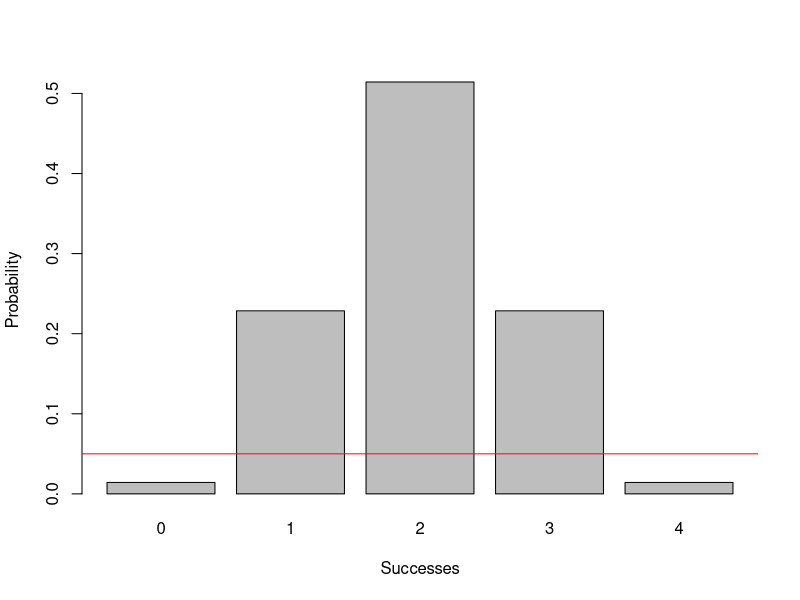
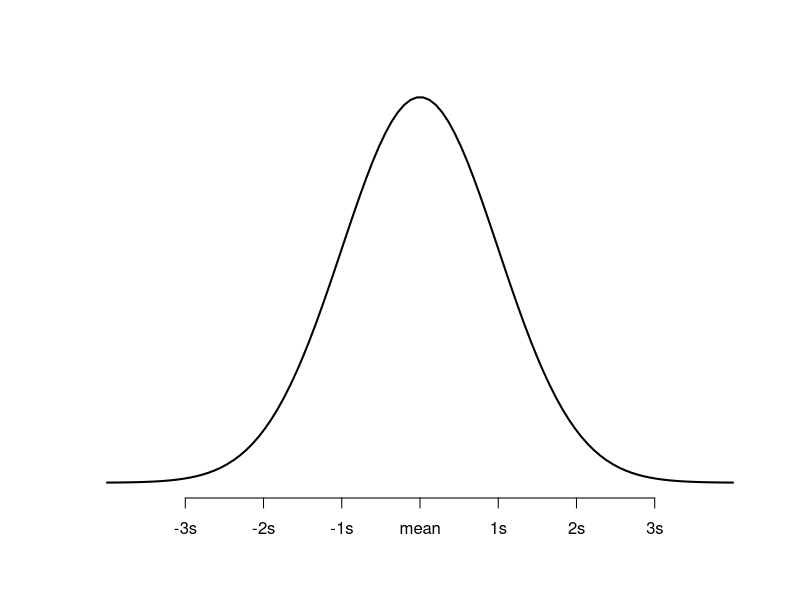
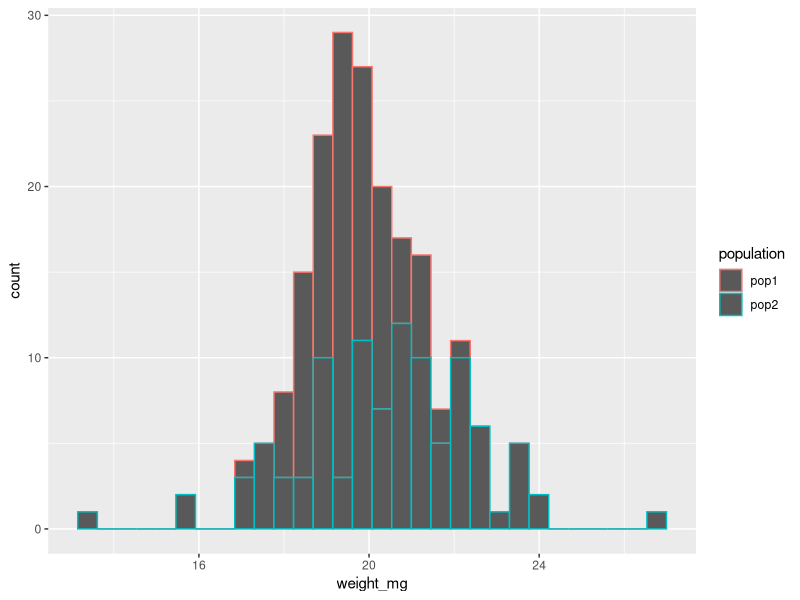
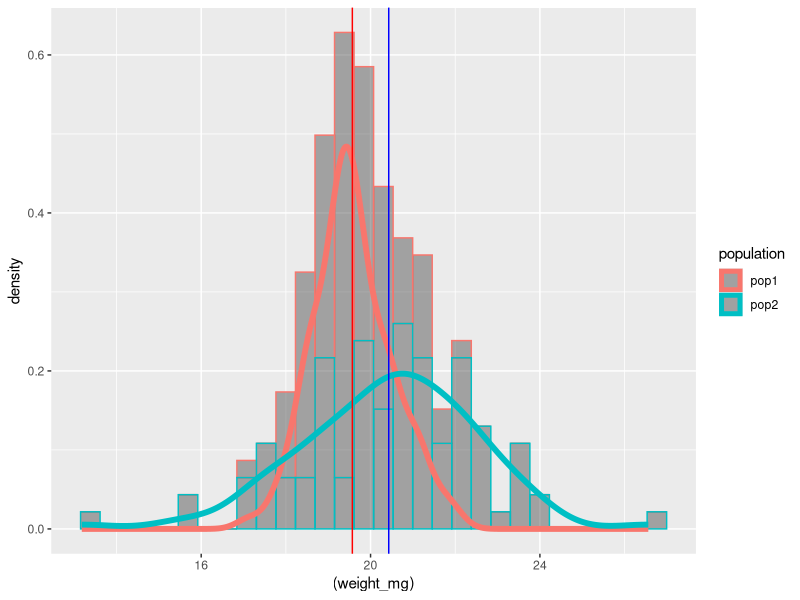
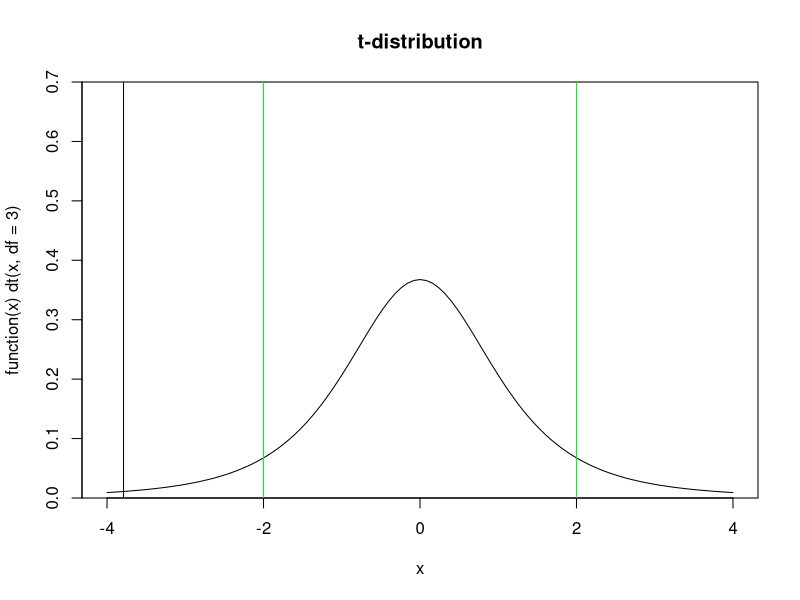

These figures' R source, in order:
####Initialize####
library(ggplot2)
library(tidyverse)
library(pwr)
####Distributions####
x_dhyper <- seq(0, 4, by = 1)

# Apply dhyper function
y_dhyper <- dhyper(x_dhyper, m = 4, n = 4, k = 4)   

# Plot dhyper values
barplot(y_dhyper, ylab = "Probability", xlab = "Successes", names.arg = c(0,1,2,3,4)) 
abline (h=0.05, col="red")

#Create a sequence of 100 equally spaced numbers between -4 and 4
x <- seq(-4, 4, length=100)

#create a vector of values that shows the height of the probability distribution
#for each value in x
y <- dnorm(x)

#plot x and y as a scatterplot with connected lines (type = "l") and add
#an x-axis with custom labels
plot(x,y, type = "l", lwd = 2, axes = FALSE, xlab = "", ylab = "")
axis(1, at = -3:3, labels = c("-3s", "-2s", "-1s", "mean", "1s", "2s", "3s"))


#generate normally distributed random numbers
pop1=rnorm(100,19.5,1)
pop2=rnorm(100,20,2)

tickwts <- cbind(pop1,pop2)
View(tickwts)
tickwts <- as_tibble(tickwts)


tickwts <- as_tibble(tickwts) %>% 
  pivot_longer(
    everything(),
    names_to = "population",
    values_to = "weight_mg"
  ) %>%
  arrange(population)

plot <- tickwts %>% 
  ggplot(aes(x=population,
             y=weight_mg)) +
  geom_point(size = 3)

boxplot <- tickwts %>% 
  ggplot(aes(x=population,
             y=weight_mg)) +
  geom_boxplot()

histo <- tickwts %>% 
  ggplot(aes(y=weight_mg, color=population)) +
  geom_histogram() +
  coord_flip()
histo

ggplot(tickwts, aes(x = (weight_mg),
                    y = after_stat(density),
                    color=population)) + 
  geom_histogram(alpha =0.5) +
  geom_density( 
    size = 2) +
  geom_vline(xintercept=mean(pop1), color="red") +
  geom_vline(xintercept=mean(pop2), color="blue")


ttest <- t.test(pop1,pop2)
ttest
tstat <- ttest$statistic
tstat


pwr.t.test(100,0.1,0.05)


plot(function(x) dt(x, df = 3), -4, 4, ylim = c(0, 0.7),
     main = "t-distribution", yaxs = "i")
abline(v=-2, col="green")
abline(v=2,col="green")
       abline(v=tstat)
